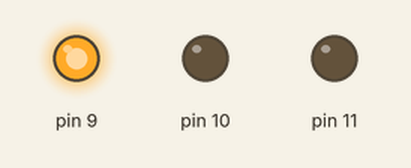
This sketch was run on a simulated Arduino Uno, built with avr-gcc and run on an emulated ATmega328P. On the bench: output pins drawn as LEDs (lit = HIGH).

Above: at 0.5 s.
At 2.7 s:
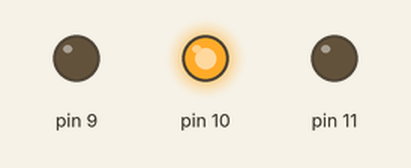
At 5.0 s:
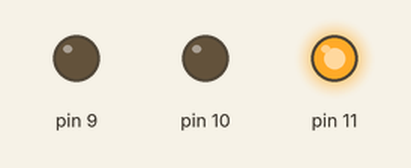
At 7.2 s:
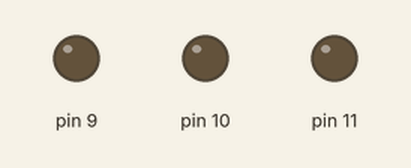
Timing chart, 0 to 7.8 s (numbered marks = the images above):
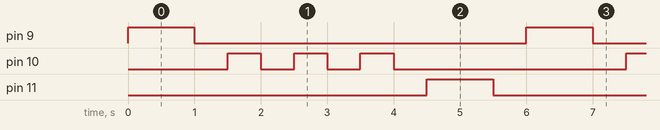

Measured:
- by itself, pin 9, pin 11: alternates HIGH for 1.0 s and LOW for 5.0 s
- by itself, pin 10: repeats every 6.0 s: 2 × (LOW 0.50 s, HIGH 0.50 s), LOW 3.5 s, HIGH 0.50 s
- by itself, everything shown: repeats every 6.0 s, in 10 steps

The sketch:

Programa.ino
```cpp
// C++ code
//
int counter;

void setup()
{
  pinMode(9, OUTPUT);
  pinMode(10, OUTPUT);
  pinMode(11, OUTPUT);
}

void loop()
{
  digitalWrite(9, HIGH);
  delay(1000); // Wait for 1000 millisecond(s)
  digitalWrite(9, LOW);
  delay(500); // Wait for 500 millisecond(s)
  for (counter = 0; counter < 3; ++counter) {
    digitalWrite(10, HIGH);
    delay(500); // Wait for 500 millisecond(s)
    digitalWrite(10, LOW);
    delay(500); // Wait for 500 millisecond(s)
  }
  digitalWrite(11, HIGH);
  delay(1000); // Wait for 1000 millisecond(s)
  digitalWrite(11, LOW);
  delay(500); // Wait for 500 millisecond(s)
}
```
